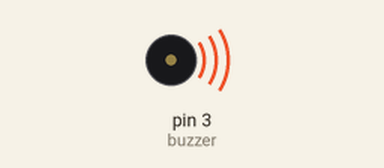
This sketch was run on a simulated Arduino Uno, built with avr-gcc and run on an emulated ATmega328P. On the bench: buzzer (waves = sounding).

Above: at 0.2 s.
At 3.3 s:
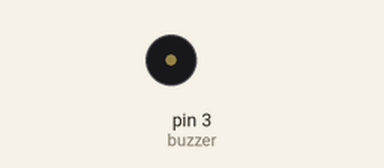
Timing chart, 0 to 5.7 s (numbered marks = the images above):
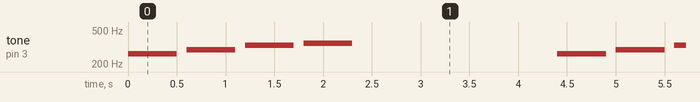

The sketch:

buzze_notasmusicais1.ino
```cpp
int buzzer = 3;
#define doo 262
#define re 294
#define mi 330
#define fa 349

void setup() {
  pinMode(buzzer, OUTPUT);
}

void loop() {
  // Função de ligar, tone()
  tone(buzzer, doo, 500); // tocar o do
  delay(600); // espere 600 milissegundos
  tone(buzzer, re, 500); // tocar o ré
  delay(600); // espere 600 milissegundos
  tone(buzzer, mi, 500); // tocar o mi
  delay(600); // espere 600 milissegundos
  tone(buzzer, fa, 500); // tocar o fa
  delay(600); // espere 600 milissegundos

  // Função de desligar, noTone()
  noTone(buzzer); // Desligar o som
  delay(2000); // Esperar 2 segundos antes de repetir
}
```

Measured:
- by itself, tone on pin 3 (buzzer): repeats every 4.4 s: silent 0.10 s, 294 Hz 0.50 s, silent 0.10 s, 330 Hz 0.50 s, silent 0.10 s, 349 Hz 0.50 s, silent 2.1 s, 262 Hz 0.50 s
